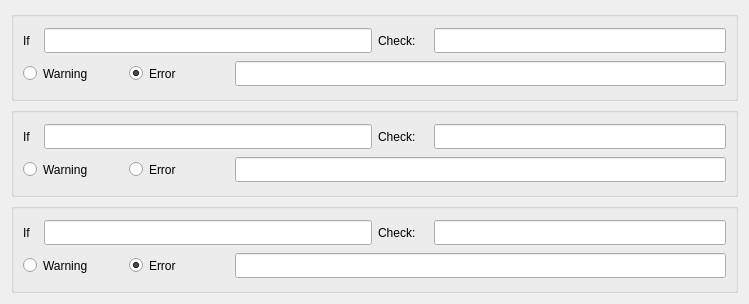
              <widget class="QWidget" name="scrollAreaWidgetContents_4">
               <property name="geometry">
                <rect>
                 <x>0</x>
                 <y>0</y>
                 <width>749</width>
                 <height>302</height>
                </rect>
               </property>
               <layout class="QVBoxLayout" name="verticalLayout_39">
                <item>
                 <layout class="QVBoxLayout" name="verticalLayout_36">
                  <item>
                   <widget class="QGroupBox" name="groupBox_13">
                    <property name="sizePolicy">
                     <sizepolicy hsizetype="MinimumExpanding" vsizetype="Fixed">
                      <horstretch>0</horstretch>
                      <verstretch>0</verstretch>
                     </sizepolicy>
                    </property>
                    <property name="minimumSize">
                     <size>
                      <width>600</width>
                      <height>90</height>
                     </size>
                    </property>
                    <property name="maximumSize">
                     <size>
                      <width>16777215</width>
                      <height>90</height>
                     </size>
                    </property>
                    <property name="title">
                     <string/>
                    </property>
                    <layout class="QHBoxLayout" name="horizontalLayout_115">
                     <item>
                      <layout class="QVBoxLayout" name="verticalLayout_3">
                       <item>
                        <layout class="QHBoxLayout" name="horizontalLayout_56">
                         <item>
                          <layout class="QHBoxLayout" name="horizontalLayout_2">
                           <item>
                            <widget class="QLabel" name="label_24">
                             <property name="sizePolicy">
                              <sizepolicy hsizetype="Fixed" vsizetype="Fixed">
                               <horstretch>0</horstretch>
                               <verstretch>0</verstretch>
                              </sizepolicy>
                             </property>
                             <property name="minimumSize">
                              <size>
                               <width>15</width>
                               <height>25</height>
                              </size>
                             </property>
                             <property name="text">
                              <string>If</string>
                             </property>
                            </widget>
                           </item>
                           <item>
                            <widget class="QLineEdit" name="check_if_1">
                             <property name="sizePolicy">
                              <sizepolicy hsizetype="MinimumExpanding" vsizetype="Fixed">
                               <horstretch>0</horstretch>
                               <verstretch>0</verstretch>
                              </sizepolicy>
                             </property>
                             <property name="minimumSize">
                              <size>
                               <width>160</width>
                               <height>25</height>
                              </size>
                             </property>
                            </widget>
                           </item>
                          </layout>
                         </item>
                         <item>
                          <layout class="QHBoxLayout" name="horizontalLayout_53">
                           <item>
                            <widget class="QLabel" name="label_23">
                             <property name="sizePolicy">
                              <sizepolicy hsizetype="Fixed" vsizetype="Fixed">
                               <horstretch>0</horstretch>
                               <verstretch>0</verstretch>
                              </sizepolicy>
                             </property>
                             <property name="minimumSize">
                              <size>
                               <width>50</width>
                               <height>25</height>
                              </size>
                             </property>
                             <property name="text">
                              <string>Check:</string>
                             </property>
                            </widget>
                           </item>
                           <item>
                            <widget class="QLineEdit" name="check_check_1">
                             <property name="sizePolicy">
                              <sizepolicy hsizetype="MinimumExpanding" vsizetype="Fixed">
                               <horstretch>0</horstretch>
                               <verstretch>0</verstretch>
                              </sizepolicy>
                             </property>
                             <property name="minimumSize">
                              <size>
                               <width>160</width>
                               <height>25</height>
                              </size>
                             </property>
                            </widget>
                           </item>
                          </layout>
                         </item>
                        </layout>
                       </item>
                       <item>
                        <layout class="QHBoxLayout" name="horizontalLayout_55">
                         <item>
                          <layout class="QHBoxLayout" name="horizontalLayout_54">
                           <item>
                            <widget class="QRadioButton" name="check_warning_1">
                             <property name="minimumSize">
                              <size>
                               <width>100</width>
                               <height>25</height>
                              </size>
                             </property>
                             <property name="text">
                              <string>Warning</string>
                             </property>
                            </widget>
                           </item>
                           <item>
                            <widget class="QRadioButton" name="check_error_1">
                             <property name="minimumSize">
                              <size>
                               <width>100</width>
                               <height>25</height>
                              </size>
                             </property>
                             <property name="text">
                              <string>Error</string>
                             </property>
                             <property name="checked">
                              <bool>true</bool>
                             </property>
                            </widget>
                           </item>
                          </layout>
                         </item>
                         <item>
                          <widget class="QLineEdit" name="check_message_1">
                           <property name="sizePolicy">
                            <sizepolicy hsizetype="MinimumExpanding" vsizetype="Fixed">
                             <horstretch>0</horstretch>
                             <verstretch>0</verstretch>
                            </sizepolicy>
                           </property>
                           <property name="minimumSize">
                            <size>
                             <width>170</width>
                             <height>25</height>
                            </size>
                           </property>
                          </widget>
                         </item>
                        </layout>
                       </item>
                      </layout>
                     </item>
                    </layout>
                   </widget>
                  </item>
                  <item>
                   <widget class="QGroupBox" name="groupBox_16">
                    <property name="sizePolicy">
                     <sizepolicy hsizetype="MinimumExpanding" vsizetype="Fixed">
                      <horstretch>0</horstretch>
                      <verstretch>0</verstretch>
                     </sizepolicy>
                    </property>
                    <property name="minimumSize">
                     <size>
                      <width>600</width>
                      <height>90</height>
                     </size>
                    </property>
                    <property name="maximumSize">
                     <size>
                      <width>16777215</width>
                      <height>90</height>
                     </size>
                    </property>
                    <property name="title">
                     <string/>
                    </property>
                    <layout class="QHBoxLayout" name="horizontalLayout_116">
                     <item>
                      <layout class="QVBoxLayout" name="verticalLayout_34">
                       <item>
                        <layout class="QHBoxLayout" name="horizontalLayout_57">
                         <item>
                          <layout class="QHBoxLayout" name="horizontalLayout_58">
                           <item>
                            <widget class="QLabel" name="label_25">
                             <property name="sizePolicy">
                              <sizepolicy hsizetype="Fixed" vsizetype="Fixed">
                               <horstretch>0</horstretch>
                               <verstretch>0</verstretch>
                              </sizepolicy>
                             </property>
                             <property name="minimumSize">
                              <size>
                               <width>15</width>
                               <height>25</height>
                              </size>
                             </property>
                             <property name="text">
                              <string>If</string>
                             </property>
                            </widget>
                           </item>
                           <item>
                            <widget class="QLineEdit" name="check_if_2">
                             <property name="sizePolicy">
                              <sizepolicy hsizetype="MinimumExpanding" vsizetype="Fixed">
                               <horstretch>0</horstretch>
                               <verstretch>0</verstretch>
                              </sizepolicy>
                             </property>
                             <property name="minimumSize">
                              <size>
                               <width>160</width>
                               <height>25</height>
                              </size>
                             </property>
                            </widget>
                           </item>
                          </layout>
                         </item>
                         <item>
                          <layout class="QHBoxLayout" name="horizontalLayout_59">
                           <item>
                            <widget class="QLabel" name="label_26">
                             <property name="sizePolicy">
                              <sizepolicy hsizetype="Fixed" vsizetype="Fixed">
                               <horstretch>0</horstretch>
                               <verstretch>0</verstretch>
                              </sizepolicy>
                             </property>
                             <property name="minimumSize">
                              <size>
                               <width>50</width>
                               <height>25</height>
                              </size>
                             </property>
                             <property name="text">
                              <string>Check:</string>
                             </property>
                            </widget>
                           </item>
                           <item>
                            <widget class="QLineEdit" name="check_check_2">
                             <property name="sizePolicy">
                              <sizepolicy hsizetype="MinimumExpanding" vsizetype="Fixed">
                               <horstretch>0</horstretch>
                               <verstretch>0</verstretch>
                              </sizepolicy>
                             </property>
                             <property name="minimumSize">
                              <size>
                               <width>160</width>
                               <height>25</height>
                              </size>
                             </property>
                            </widget>
                           </item>
                          </layout>
                         </item>
                        </layout>
                       </item>
                       <item>
                        <layout class="QHBoxLayout" name="horizontalLayout_60">
                         <item>
                          <layout class="QHBoxLayout" name="horizontalLayout_65">
                           <item>
                            <widget class="QRadioButton" name="check_warning_2">
                             <property name="minimumSize">
                              <size>
                               <width>100</width>
                               <height>25</height>
                              </size>
                             </property>
                             <property name="text">
                              <string>Warning</string>
                             </property>
                            </widget>
                           </item>
                           <item>
                            <widget class="QRadioButton" name="check_error_2">
                             <property name="minimumSize">
                              <size>
                               <width>100</width>
                               <height>25</height>
                              </size>
                             </property>
                             <property name="text">
                              <string>Error</string>
                             </property>
                            </widget>
                           </item>
                          </layout>
                         </item>
                         <item>
                          <widget class="QLineEdit" name="check_message_2">
                           <property name="sizePolicy">
                            <sizepolicy hsizetype="MinimumExpanding" vsizetype="Fixed">
                             <horstretch>0</horstretch>
                             <verstretch>0</verstretch>
                            </sizepolicy>
                           </property>
                           <property name="minimumSize">
                            <size>
                             <width>170</width>
                             <height>25</height>
                            </size>
                           </property>
                          </widget>
                         </item>
                        </layout>
                       </item>
                      </layout>
                     </item>
                    </layout>
                   </widget>
                  </item>
                  <item>
                   <widget class="QGroupBox" name="groupBox_18">
                    <property name="sizePolicy">
                     <sizepolicy hsizetype="MinimumExpanding" vsizetype="Fixed">
                      <horstretch>0</horstretch>
                      <verstretch>0</verstretch>
                     </sizepolicy>
                    </property>
                    <property name="minimumSize">
                     <size>
                      <width>600</width>
                      <height>90</height>
                     </size>
                    </property>
                    <property name="maximumSize">
                     <size>
                      <width>16777215</width>
                      <height>90</height>
                     </size>
                    </property>
                    <property name="title">
                     <string/>
                    </property>
                    <layout class="QHBoxLayout" name="horizontalLayout_117">
                     <item>
                      <layout class="QVBoxLayout" name="verticalLayout_35">
                       <item>
                        <layout class="QHBoxLayout" name="horizontalLayout_66">
                         <item>
                          <layout class="QHBoxLayout" name="horizontalLayout_67">
                           <item>
                            <widget class="QLabel" name="label_27">
                             <property name="sizePolicy">
                              <sizepolicy hsizetype="Fixed" vsizetype="Fixed">
                               <horstretch>0</horstretch>
                               <verstretch>0</verstretch>
                              </sizepolicy>
                             </property>
                             <property name="minimumSize">
                              <size>
                               <width>15</width>
                               <height>25</height>
                              </size>
                             </property>
                             <property name="text">
                              <string>If</string>
                             </property>
                            </widget>
                           </item>
                           <item>
                            <widget class="QLineEdit" name="check_if_3">
                             <property name="sizePolicy">
                              <sizepolicy hsizetype="MinimumExpanding" vsizetype="Fixed">
                               <horstretch>0</horstretch>
                               <verstretch>0</verstretch>
                              </sizepolicy>
                             </property>
                             <property name="minimumSize">
                              <size>
                               <width>160</width>
                               <height>25</height>
                              </size>
                             </property>
                            </widget>
                           </item>
                          </layout>
                         </item>
                         <item>
                          <layout class="QHBoxLayout" name="horizontalLayout_112">
                           <item>
                            <widget class="QLabel" name="label_28">
                             <property name="sizePolicy">
                              <sizepolicy hsizetype="Fixed" vsizetype="Fixed">
                               <horstretch>0</horstretch>
                               <verstretch>0</verstretch>
                              </sizepolicy>
                             </property>
                             <property name="minimumSize">
                              <size>
                               <width>50</width>
                               <height>25</height>
                              </size>
                             </property>
                             <property name="text">
                              <string>Check:</string>
                             </property>
                            </widget>
                           </item>
                           <item>
                            <widget class="QLineEdit" name="check_check_3">
                             <property name="sizePolicy">
                              <sizepolicy hsizetype="MinimumExpanding" vsizetype="Fixed">
                               <horstretch>0</horstretch>
                               <verstretch>0</verstretch>
                              </sizepolicy>
                             </property>
                             <property name="minimumSize">
                              <size>
                               <width>160</width>
                               <height>25</height>
                              </size>
                             </property>
                            </widget>
                           </item>
                          </layout>
                         </item>
                        </layout>
                       </item>
                       <item>
                        <layout class="QHBoxLayout" name="horizontalLayout_113">
                         <item>
                          <layout class="QHBoxLayout" name="horizontalLayout_114">
                           <item>
                            <widget class="QRadioButton" name="check_warning_3">
                             <property name="minimumSize">
                              <size>
                               <width>100</width>
                               <height>25</height>
                              </size>
                             </property>
                             <property name="text">
                              <string>Warning</string>
                             </property>
                            </widget>
                           </item>
                           <item>
                            <widget class="QRadioButton" name="check_error_3">
                             <property name="minimumSize">
                              <size>
                               <width>100</width>
                               <height>25</height>
                              </size>
                             </property>
                             <property name="text">
                              <string>Error</string>
                             </property>
                             <property name="checked">
                              <bool>true</bool>
                             </property>
                            </widget>
                           </item>
                          </layout>
                         </item>
                         <item>
                          <widget class="QLineEdit" name="check_message_3">
                           <property name="sizePolicy">
                            <sizepolicy hsizetype="MinimumExpanding" vsizetype="Fixed">
                             <horstretch>0</horstretch>
                             <verstretch>0</verstretch>
                            </sizepolicy>
                           </property>
                           <property name="minimumSize">
                            <size>
                             <width>170</width>
                             <height>25</height>
                            </size>
                           </property>
                          </widget>
                         </item>
                        </layout>
                       </item>
                      </layout>
                     </item>
                    </layout>
                   </widget>
                  </item>
                 </layout>
                </item>
               </layout>
              </widget>
